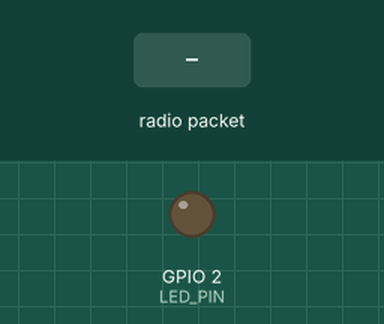
Recording of a sketch running on a simulated ESP32. Shown: output pins drawn as LEDs (lit = HIGH). Inputs (shaded band) come from the test bench.

Above: at 1.4 s.
1.5 s: radio packet "1" arrives
At 2.0 s:
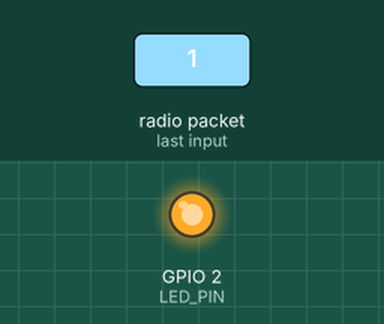
3.0 s: radio packet "0" arrives
At 4.2 s:
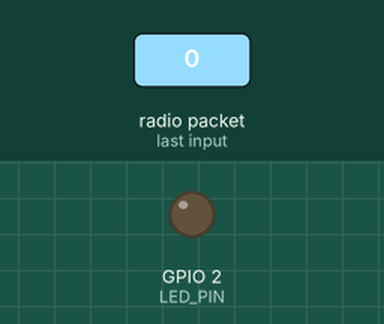
4.5 s: radio packet "2" arrives
At 5.5 s:
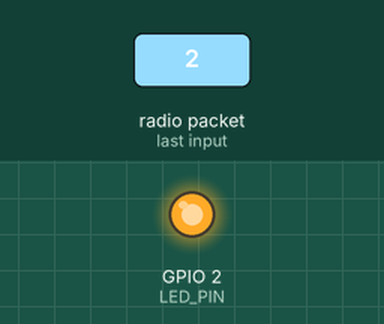
Timing chart, 0 to 7.5 s (numbered marks = the images above; inputs shaded):
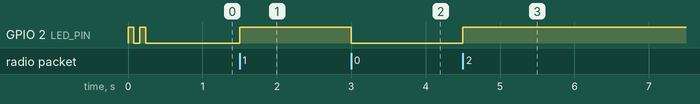

The sketch:

air_unit.ino
```cpp
/*
 * ============================================================
 *  EcoScrap Pickup Drone — ESP32 AIR UNIT FIRMWARE (TRANSPARENT BRIDGE)
 *  Mounts on the drone, wired to Flight Controller TELEM1 port
 * ============================================================
 *
 *  WIRING (Air Unit ESP32 → Flight Controller TELEM1):
 *  ┌─────────────────────┬───────────────────────┐
 *  │  ESP32 Pin          │  CrossFlight TELEM1   │
 *  ├─────────────────────┼───────────────────────┤
 *  │  GPIO16 (RX2)       │  Pin 2: TX            │
 *  │  GPIO17 (TX2)       │  Pin 3: RX            │
 *  │  GND                │  Pin 4: GND           │
 *  │  VIN                │  Pin 1: VCC (5V)      │
 *  └─────────────────────┴───────────────────────┘
 *
 *  Pure, zero-overhead serial bridge:
 *  - FC UART2 (57600) <---> ESP-NOW (Channel 1) <---> Ground Unit
 *  - 100% transparent: raw MAVLink frames pass without alteration
 * ============================================================
 */

#include <Arduino.h>
#include <esp_now.h>
#include <WiFi.h>
#include <esp_wifi.h>
#include <esp_idf_version.h>

// ── Configuration ─────────────────────────────────────────────────────────────

// Ground unit MAC (detected on COM9)
uint8_t GROUND_UNIT_MAC[6] = {0x68, 0x09, 0x47, 0x74, 0xC1, 0xA0};

#define FC_SERIAL       Serial2       // UART2 — GPIO16 RX, GPIO17 TX
#define FC_BAUD_RATE    115200        // Standard high-speed telemetry baud
#define LED_PIN         2             // Built-in blue LED for activity indication
#define BUFFER_SIZE     240           // ESP-NOW max payload per packet

static bool peerRegistered = false;
static uint8_t fcRxBuf[BUFFER_SIZE];

// ── ESP-NOW Callbacks ─────────────────────────────────────────────────────────

#if defined(ESP_IDF_VERSION) && ESP_IDF_VERSION >= ESP_IDF_VERSION_VAL(5, 0, 0)
void onDataSent(const wifi_tx_info_t *info, esp_now_send_status_t status) {}
void onDataRecv(const esp_now_recv_info_t *info, const uint8_t *data, int len) {
  if (len > 0) {
    digitalWrite(LED_PIN, !digitalRead(LED_PIN)); // Toggle LED on command from ground
    FC_SERIAL.write(data, len);                   // Forward directly to Flight Controller
  }
}
#else
void onDataSent(const uint8_t *mac_addr, esp_now_send_status_t status) {}
void onDataRecv(const uint8_t *mac_addr, const uint8_t *data, int len) {
  if (len > 0) {
    digitalWrite(LED_PIN, !digitalRead(LED_PIN)); // Toggle LED on command from ground
    FC_SERIAL.write(data, len);                   // Forward directly to Flight Controller
  }
}
#endif

// ── Setup ──────────────────────────────────────────────────────────────────────

void setup() {
  pinMode(LED_PIN, OUTPUT);
  digitalWrite(LED_PIN, LOW);

  // Set Wi-Fi Station mode and lock strictly to Channel 1
  WiFi.mode(WIFI_STA);
  WiFi.disconnect();
  esp_wifi_set_channel(1, WIFI_SECOND_CHAN_NONE);

  // Initialize ESP-NOW
  if (esp_now_init() != ESP_OK) {
    while (true) delay(1000);
  }

  esp_now_register_send_cb(onDataSent);
  esp_now_register_recv_cb(onDataRecv);

  // Register ground unit as peer strictly on Channel 1
  esp_now_peer_info_t peerInfo = {};
  memcpy(peerInfo.peer_addr, GROUND_UNIT_MAC, 6);
  peerInfo.channel = 1;
  peerInfo.ifidx = WIFI_IF_STA;
  peerInfo.encrypt = false;

  if (esp_now_add_peer(&peerInfo) == ESP_OK) {
    peerRegistered = true;
    // Double-blink confirming peer registered
    digitalWrite(LED_PIN, HIGH); delay(80);
    digitalWrite(LED_PIN, LOW);  delay(80);
    digitalWrite(LED_PIN, HIGH); delay(80);
    digitalWrite(LED_PIN, LOW);
  }

  // Start FC UART (Serial2: GPIO16=RX, GPIO17=TX)
  FC_SERIAL.begin(FC_BAUD_RATE, SERIAL_8N1, 16, 17);
}

// ── Main Loop ─────────────────────────────────────────────────────────────────

void loop() {
  // Flight Controller UART → Ground Unit: Read telemetry from FC and forward over ESP-NOW
  int avail = FC_SERIAL.available();
  if (avail > 0 && peerRegistered) {
    int toRead = min(avail, BUFFER_SIZE);
    int n = FC_SERIAL.readBytes(fcRxBuf, toRead);
    if (n > 0) {
      digitalWrite(LED_PIN, !digitalRead(LED_PIN)); // Toggle LED on FC traffic
      esp_now_send(GROUND_UNIT_MAC, fcRxBuf, n);
    }
  }

  delay(1);
}
```

Measured:
- after the input at 1.5 s, GPIO 2 (LED_PIN): LOW → HIGH at once
- after the input at 3.0 s, GPIO 2 (LED_PIN): HIGH → LOW at once
- after the input at 4.5 s, GPIO 2 (LED_PIN): LOW → HIGH at once
